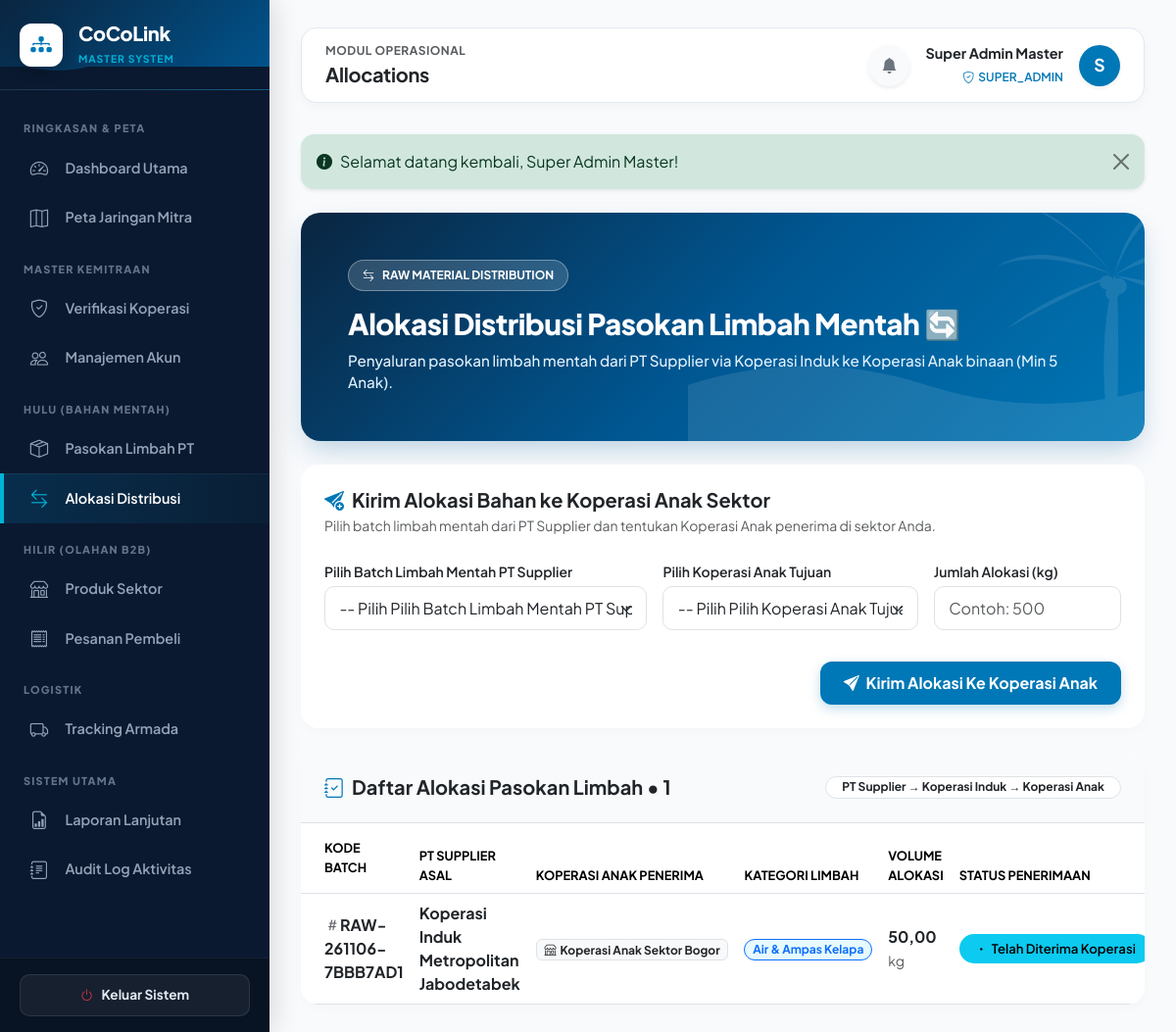
Page /index.php?page=allocations (signed in) on the committed database.
### tables this page shows
CREATE TABLE `users` (
  `id` int(11) NOT NULL,
  `name` varchar(255) NOT NULL,
  `email` varchar(191) NOT NULL,
  `password` varchar(255) NOT NULL,
  `role` enum('super_admin','induk','supplier','coop','buyer','driver') NOT NULL,
  `driver_type` enum('pt_to_induk','induk_to_coop','coop_to_buyer') DEFAULT 'coop_to_buyer',
  `supplier_id` int(11) DEFAULT NULL,
  `coop_id` int(11) DEFAULT NULL,
  `buyer_id` int(11) DEFAULT NULL,
  `is_active` tinyint(1) DEFAULT 1,
  `created_at` datetime DEFAULT current_timestamp()
);

CREATE TABLE `allocations` (
  `id` int(11) NOT NULL,
  `batch_id` int(11) NOT NULL,
  `coop_id` int(11) NOT NULL,
  `quantity` decimal(12,2) DEFAULT 0.00,
  `status` enum('proposed','accepted','rejected') DEFAULT 'proposed',
  `created_at` datetime DEFAULT current_timestamp()
);

CREATE TABLE `raw_batches` (
  `id` int(11) NOT NULL,
  `batch_code` varchar(100) NOT NULL,
  `supplier_id` int(11) NOT NULL,
  `raw_type_id` int(11) NOT NULL,
  `quantity` decimal(12,2) DEFAULT 0.00,
  `notes` text DEFAULT NULL,
  `created_at` datetime DEFAULT current_timestamp()
);

CREATE TABLE `suppliers` (
  `id` int(11) NOT NULL,
  `legal_name` varchar(255) NOT NULL,
  `nib` varchar(100) DEFAULT NULL,
  `email` varchar(191) DEFAULT NULL,
  `phone` varchar(50) DEFAULT NULL,
  `address` text DEFAULT NULL,
  `city` varchar(100) DEFAULT NULL,
  `province` varchar(100) DEFAULT NULL,
  `status` enum('pending','verified','rejected') DEFAULT 'verified',
  `latitude` decimal(10,8) DEFAULT NULL,
  `longitude` decimal(11,8) DEFAULT NULL,
  `created_at` datetime DEFAULT current_timestamp()
);

CREATE TABLE `cooperatives` (
  `id` int(11) NOT NULL,
  `supplier_id` int(11) DEFAULT NULL,
  `name` varchar(255) NOT NULL,
  `city` varchar(100) DEFAULT NULL,
  `address` text DEFAULT NULL,
  `status` enum('pending','verified','rejected') DEFAULT 'verified',
  `specialty_raw_type_id` int(11) DEFAULT NULL,
  `latitude` decimal(10,8) DEFAULT NULL,
  `longitude` decimal(11,8) DEFAULT NULL,
  `created_at` datetime DEFAULT current_timestamp()
);

CREATE TABLE `raw_types` (
  `id` int(11) NOT NULL,
  `name` varchar(100) NOT NULL,
  `code` varchar(50) DEFAULT NULL
);

### app/views/pages/allocations.php (the view, shortened to what the rows shown need)
<?php
function page_allocations(array $u): void {
    $role     = $u['role'] ?? '';
    $isCoop   = $role === 'coop';
    if ($isCoop) {
        $userCoopId = (int)($u['coop_id'] ?? 0);
        $userSuppId = (int)($u['supplier_id'] ?? 0);
        $allocs = rows("SELECT a.*, b.batch_code, r.name AS raw_name, s.legal_name AS supplier_name, c.name AS coop_name
                       FROM allocations a
                       JOIN raw_batches b ON b.id=a.batch_id
                       JOIN raw_types r ON r.id=b.raw_type_id
                       JOIN suppliers s ON s.id=b.supplier_id
                       JOIN cooperatives c ON c.id=a.coop_id
                       WHERE a.coop_id = ? OR ? = 0 OR a.coop_id > 0
                       ORDER BY a.id DESC", [$userCoopId, $userCoopId]);
    } else {
        $allocs = rows("SELECT a.*, b.batch_code, r.name AS raw_name, s.legal_name AS supplier_name, c.name AS coop_name
                       FROM allocations a
                       JOIN raw_batches b ON b.id=a.batch_id
                       JOIN raw_types r ON r.id=b.raw_type_id
                       JOIN suppliers s ON s.id=b.supplier_id
                       JOIN cooperatives c ON c.id=a.coop_id
                       ORDER BY a.id DESC");
    }
?>
<div class="allocations-container">
    <div class="card border-0 mb-4 ocean-banner-card">
        <div class="card-body p-4 p-md-5 position-relative" style="z-index: 1;">
            <div class="d-flex justify-content-between align-items-center flex-wrap gap-3">
                <div>
                    <h2 class="banner-title mb-2">Alokasi Distribusi Pasokan Limbah Mentah 🔄</h2>
                </div>
            </div>
        </div>
    </div>
    <div class="card border-0 section-card overflow-hidden">
        <div class="card-body p-0">
            <div class="table-responsive">
                <table class="table table-hover align-middle mb-0">
                    <thead style="background:#F1F5F9; font-size:0.8rem; color:#475569; text-transform:uppercase;">
                        <tr>
                            <th class="ps-4 py-3">Kode Batch</th>
                            <th>PT Supplier Asal</th>
                            <th>Koperasi Anak Penerima</th>
                            <th>Kategori Limbah</th>
                            <th>Volume Alokasi</th>
                            <th>Status Penerimaan</th>
                        </tr>
                    </thead>
                    <tbody>
                    <?php foreach ($allocs as $al): ?>
                        <tr>
                            <td class="ps-4 fw-bold text-dark"><i class="bi bi-hash text-muted"></i><?= e($al['batch_code']) ?></td>
                            <td><strong class="text-dark"><?= e($al['supplier_name']) ?></strong></td>
                            <td><span class="badge bg-light text-dark border"><i class="bi bi-shop me-1"></i><?= e($al['coop_name']) ?></span></td>
                            <td><span class="badge bg-info bg-opacity-10 text-primary border border-primary px-2.5 py-1 rounded-pill"><?= e($al['raw_name']) ?></span></td>
                            <td><strong class="fs-6 text-dark"><?= number($al['quantity']) ?></strong> <small class="text-muted">kg</small></td>
                            <td><?= badge($al['status']) ?></td>
                        </tr>
                    <?php endforeach; ?>
                    </tbody>
                </table>
            </div>
        </div>
    </div>
</div>
<?php } ?>

### app/views/layout.php (shortened to what the rows shown need)
<?php
function render_layout(string $page, array $u, callable $contentRenderer): void {
?>
<!doctype html>
<html lang="id">
<head>
    <link href="https://cdn.jsdelivr.net/npm/bootstrap@5.3.2/dist/css/bootstrap.min.css" rel="stylesheet">
    <link rel="stylesheet" href="https://cdn.jsdelivr.net/npm/bootstrap-icons@1.11.2/font/bootstrap-icons.min.css">
</head>
<body>
<div class="wrapper">
    <main class="main-content">
        <header class="top-navbar d-flex justify-content-between align-items-center">
            <div class="d-flex align-items-center gap-2 gap-md-3">
                <div class="dropdown">
                    <button class="btn btn-light position-relative rounded-circle p-2 border-0 shadow-sm" type="button" data-bs-toggle="dropdown" aria-expanded="false" style="width: 42px; height: 42px; background: #F8FAFC;">
                    </button>
                </div>
                <div class="d-none d-md-block text-end">
                    <div class="fw-bold text-dark" style="font-size:0.9rem;"><?= e($u['name'] ?? 'User') ?></div>
                    <span class="fw-semibold" style="font-size:0.75rem; color:var(--ocean-primary);"><i class="bi bi-shield-check me-1"></i><?= e(strtoupper($u['role'] ?? 'GUEST')) ?></span>
                </div>
                <div class="text-white rounded-circle d-flex justify-content-center align-items-center fw-bold shadow-sm" style="width:42px; height:42px; font-size:1.1rem; background: var(--ocean-primary);">
                    <?= strtoupper(substr(($u['name'] ?? 'U'), 0, 1)) ?>
                </div>
            </div>
        </header>
        <?php $contentRenderer(); ?>
    </main>
</div>
</body>
</html>
<?php
}

### app/bootstrap.php (shortened to what the rows shown need)
<?php
$config = require __DIR__ . '/../config/config.php';
function db(): PDO {
    global $config;
    static $pdo = null;
    if ($pdo === null) {
        $pdo = new PDO(
            'mysql:host=' . $config['db_host'] . ';port=' . $config['db_port'] . ';dbname=' . $config['db_name'] . ';charset=utf8mb4',
            $config['db_user'],
            $config['db_password'],
            [
                PDO::ATTR_ERRMODE            => PDO::ERRMODE_EXCEPTION,
                PDO::ATTR_DEFAULT_FETCH_MODE => PDO::FETCH_ASSOC,
                PDO::ATTR_EMULATE_PREPARES   => false
            ]
        );
    }
    return $pdo;
}
function sql(string $query, array $params = []): PDOStatement {
    $st = db()->prepare($query);
    $st->execute($params);
    return $st;
}
function rows(string $query, array $params = []): array {
    return sql($query, $params)->fetchAll();
}
function one(string $query, array $params = []): ?array {
    $r = sql($query, $params)->fetch();
    return $r ?: null;
}
function e(mixed $v): string {
    return htmlspecialchars((string)($v ?? ''), ENT_QUOTES | ENT_SUBSTITUTE, 'UTF-8');
}
function number(mixed $n, int $dec = 2): string {
    return number_format((float)$n, $dec, ',', '.');
}
function current_user(): ?array {
    $u = one('SELECT * FROM users WHERE id=?', [(int)$_SESSION['uid']]);
    return $u;
}
function user(): array {
    $u = current_user();
    return $u;
}
function must_role(array $roles): array {
    $u = user();
    return $u;
}
function status_text(string $status): string {
    return [
        'pending'          => 'Menunggu Pengesahan',
        'verified'         => 'Mitra Resmi / Terverifikasi',
        'rejected'         => 'Ditolak / Perlu Perbaikan',
        'proposed'         => 'Menunggu Persetujuan Koperasi',
        'accepted'         => 'Telah Diterima Koperasi',
        'completed'        => 'Transaksi Selesai & Berhasil',
        'requested'        => 'Menunggu Persetujuan Order',
        'approved'         => 'Pesanan Disetujui',
        'assigned'         => 'Driver Telah Ditugaskan',
        'in_transit'       => 'Dalam Perjalanan Pengiriman',
        'pickup_pending'   => 'Pengajuan Pickup (Butuh ACC)',
        'pickup_requested' => 'Driver Meminta Pickup',
        'pickup_rejected'  => 'Pickup Ditolak Gudang',
        'picked_up'        => 'Sudah Diambil dari Gudang',
        'delivered'        => 'Barang Tiba di Tujuan'
    ][$status] ?? ucwords(str_replace('_', ' ', $status));
}
function badge(string $status): string {
    $color = match ($status) {
        'completed', 'verified', 'delivered' => 'success',
        'rejected', 'pickup_rejected'        => 'danger',
        'accepted', 'approved'               => 'info',
        'in_transit', 'picked_up'            => 'primary',
        default                              => 'warning'
    };
    return '<span class="badge rounded-pill text-bg-' . $color . ' px-3 py-2 fw-semibold" style="font-size:0.82rem;"><i class="bi bi-dot me-1"></i>' . e(status_text($status)) . '</span>';
}
?>

### rows in the picture
users: name "Super Admin Master", role "SUPER_ADMIN", name "S"
allocations: raw_batches.batch_code "RAW-261106-7BBB7AD1", suppliers.legal_name "Koperasi Induk Metropolitan Jabodetabek", cooperatives.name "Koperasi Anak Sektor Bogor", raw_types.name "Air & Ampas Kelapa", quantity "50,00", status "Telah Diterima Koperasi"

### other values in the picture
$groupName "RINGKASAN & PETA"
$item['label'] "Dashboard Utama"
$item['label'] "Peta Jaringan Mitra"
$groupName "MASTER KEMITRAAN"
$item['label'] "Verifikasi Koperasi"
$item['label'] "Manajemen Akun"
$groupName "HULU (BAHAN MENTAH)"
$item['label'] "Pasokan Limbah PT"
$item['label'] "Alokasi Distribusi"
$groupName "HILIR (OLAHAN B2B)"
$item['label'] "Produk Sektor"
$item['label'] "Pesanan Pembeli"
$groupName "LOGISTIK"
$item['label'] "Tracking Armada"
$groupName "SISTEM UTAMA"
